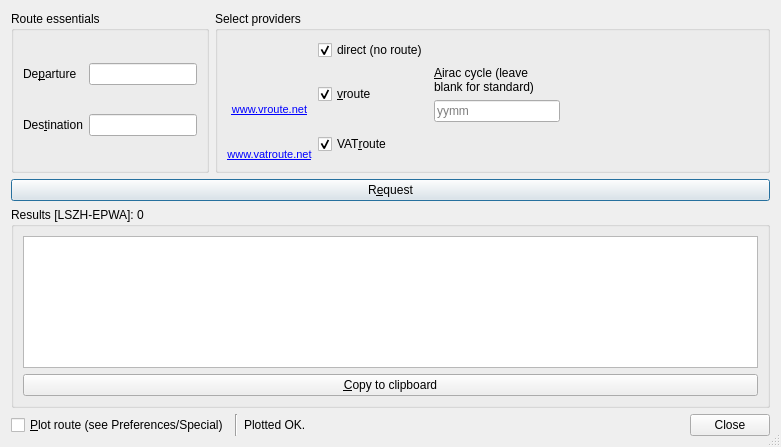
<?xml version="1.0" encoding="UTF-8"?>
<ui version="4.0">
 <class>PlanFlightDialog</class>
 <widget class="QDialog" name="PlanFlightDialog">
  <property name="geometry">
   <rect>
    <x>0</x>
    <y>0</y>
    <width>781</width>
    <height>447</height>
   </rect>
  </property>
  <property name="windowTitle">
   <string>Routes</string>
  </property>
  <property name="windowIcon">
   <iconset resource="Resources.qrc">
    <normaloff>:/icons/qutescoop.png</normaloff>:/icons/qutescoop.png</iconset>
  </property>
  <property name="sizeGripEnabled">
   <bool>true</bool>
  </property>
  <layout class="QVBoxLayout" name="verticalLayout_2">
   <item>
    <layout class="QHBoxLayout" name="horizontalLayout_4">
     <item>
      <widget class="QGroupBox" name="groupBox">
       <property name="title">
        <string>Route essentials</string>
       </property>
       <layout class="QGridLayout" name="gridLayout_2">
        <item row="0" column="0">
         <widget class="QLabel" name="lblDep">
          <property name="text">
           <string>De&amp;parture</string>
          </property>
          <property name="buddy">
           <cstring>edDep</cstring>
          </property>
         </widget>
        </item>
        <item row="0" column="3">
         <widget class="QLineEdit" name="edDep">
          <property name="maxLength">
           <number>4</number>
          </property>
         </widget>
        </item>
        <item row="1" column="0">
         <widget class="QLabel" name="lblDest">
          <property name="text">
           <string>Des&amp;tination</string>
          </property>
          <property name="buddy">
           <cstring>edDest</cstring>
          </property>
         </widget>
        </item>
        <item row="1" column="3">
         <widget class="QLineEdit" name="edDest">
          <property name="maxLength">
           <number>4</number>
          </property>
         </widget>
        </item>
       </layout>
      </widget>
     </item>
     <item>
      <widget class="QGroupBox" name="groupBox_2">
       <property name="sizePolicy">
        <sizepolicy hsizetype="Preferred" vsizetype="Preferred">
         <horstretch>5</horstretch>
         <verstretch>0</verstretch>
        </sizepolicy>
       </property>
       <property name="title">
        <string>Select providers</string>
       </property>
       <layout class="QGridLayout" name="gridLayout">
        <item row="0" column="2">
         <widget class="QCheckBox" name="cbGenerated">
          <property name="text">
           <string>direct (no route)</string>
          </property>
          <property name="checked">
           <bool>true</bool>
          </property>
         </widget>
        </item>
        <item row="14" column="2">
         <widget class="QCheckBox" name="cbVatroute">
          <property name="text">
           <string>VAT&amp;route</string>
          </property>
          <property name="checked">
           <bool>true</bool>
          </property>
         </widget>
        </item>
        <item row="6" column="2">
         <widget class="QCheckBox" name="cbVroute">
          <property name="text">
           <string>&amp;vroute</string>
          </property>
          <property name="checked">
           <bool>true</bool>
          </property>
         </widget>
        </item>
        <item row="6" column="4">
         <layout class="QVBoxLayout" name="verticalLayout_3">
          <item>
           <widget class="QLabel" name="lblAirac">
            <property name="text">
             <string>&amp;Airac cycle (leave blank for standard)</string>
            </property>
            <property name="wordWrap">
             <bool>true</bool>
            </property>
            <property name="buddy">
             <cstring>edCycle</cstring>
            </property>
           </widget>
          </item>
          <item>
           <widget class="QLineEdit" name="edCycle">
            <property name="maxLength">
             <number>4</number>
            </property>
            <property name="placeholderText">
             <string>yymm</string>
            </property>
           </widget>
          </item>
         </layout>
        </item>
        <item row="0" column="5">
         <widget class="QLabel" name="lblGeneratedStatus">
          <property name="sizePolicy">
           <sizepolicy hsizetype="Preferred" vsizetype="Preferred">
            <horstretch>2</horstretch>
            <verstretch>0</verstretch>
           </sizepolicy>
          </property>
          <property name="font">
           <font>
            <italic>true</italic>
           </font>
          </property>
          <property name="text">
           <string/>
          </property>
          <property name="wordWrap">
           <bool>true</bool>
          </property>
         </widget>
        </item>
        <item row="6" column="5">
         <widget class="QLabel" name="lblVrouteStatus">
          <property name="sizePolicy">
           <sizepolicy hsizetype="Preferred" vsizetype="Preferred">
            <horstretch>2</horstretch>
            <verstretch>0</verstretch>
           </sizepolicy>
          </property>
          <property name="font">
           <font>
            <italic>true</italic>
           </font>
          </property>
          <property name="text">
           <string/>
          </property>
          <property name="wordWrap">
           <bool>true</bool>
          </property>
         </widget>
        </item>
        <item row="14" column="5">
         <widget class="QLabel" name="lblVatrouteStatus">
          <property name="sizePolicy">
           <sizepolicy hsizetype="Preferred" vsizetype="Preferred">
            <horstretch>2</horstretch>
            <verstretch>0</verstretch>
           </sizepolicy>
          </property>
          <property name="font">
           <font>
            <italic>true</italic>
           </font>
          </property>
          <property name="text">
           <string/>
          </property>
          <property name="wordWrap">
           <bool>true</bool>
          </property>
         </widget>
        </item>
        <item row="6" column="0">
         <layout class="QVBoxLayout" name="verticalLayout_5">
          <item>
           <widget class="QLabel" name="pixVroute">
            <property name="text">
             <string/>
            </property>
            <property name="pixmap">
             <pixmap resource="Resources.qrc">:/routeproviders/images/vroute.png</pixmap>
            </property>
           </widget>
          </item>
          <item>
           <widget class="QLabel" name="lblVroute">
            <property name="text">
             <string>&lt;!DOCTYPE HTML PUBLIC &quot;-//W3C//DTD HTML 4.0//EN&quot; &quot;http://www.w3.org/TR/REC-html40/strict.dtd&quot;&gt;
&lt;html&gt;&lt;head&gt;&lt;meta name=&quot;qrichtext&quot; content=&quot;1&quot; /&gt;&lt;style type=&quot;text/css&quot;&gt;
p, li { white-space: pre-wrap; }
&lt;/style&gt;&lt;/head&gt;&lt;body style=&quot; font-family:'MS Shell Dlg 2'; font-size:8.25pt; font-weight:400; font-style:normal;&quot;&gt;
&lt;p align=&quot;center&quot; style=&quot; margin-top:0px; margin-bottom:0px; margin-left:0px; margin-right:0px; -qt-block-indent:0; text-indent:0px;&quot;&gt;&lt;a href=&quot;http://www.vroute.net&quot;&gt;&lt;span style=&quot; font-size:8pt; text-decoration: underline; color:#0000ff;&quot;&gt;www.vroute.net&lt;/span&gt;&lt;/a&gt;&lt;/p&gt;&lt;/body&gt;&lt;/html&gt;</string>
            </property>
            <property name="textFormat">
             <enum>Qt::RichText</enum>
            </property>
            <property name="openExternalLinks">
             <bool>true</bool>
            </property>
            <property name="textInteractionFlags">
             <set>Qt::LinksAccessibleByKeyboard|Qt::LinksAccessibleByMouse</set>
            </property>
            <property name="buddy">
             <cstring>cbVroute</cstring>
            </property>
           </widget>
          </item>
         </layout>
        </item>
        <item row="14" column="0">
         <layout class="QVBoxLayout" name="verticalLayout_6">
          <item>
           <widget class="QLabel" name="pixVatroute">
            <property name="text">
             <string/>
            </property>
            <property name="pixmap">
             <pixmap resource="Resources.qrc">:/routeproviders/images/vatroute.png</pixmap>
            </property>
           </widget>
          </item>
          <item>
           <widget class="QLabel" name="lblVatroute">
            <property name="text">
             <string>&lt;!DOCTYPE HTML PUBLIC &quot;-//W3C//DTD HTML 4.0//EN&quot; &quot;http://www.w3.org/TR/REC-html40/strict.dtd&quot;&gt;
&lt;html&gt;&lt;head&gt;&lt;meta name=&quot;qrichtext&quot; content=&quot;1&quot; /&gt;&lt;style type=&quot;text/css&quot;&gt;
p, li { white-space: pre-wrap; }
&lt;/style&gt;&lt;/head&gt;&lt;body style=&quot; font-family:'MS Shell Dlg 2'; font-size:8.25pt; font-weight:400; font-style:normal;&quot;&gt;
&lt;p align=&quot;center&quot; style=&quot; margin-top:0px; margin-bottom:0px; margin-left:0px; margin-right:0px; -qt-block-indent:0; text-indent:0px;&quot;&gt;&lt;a href=&quot;http://vatroute.net&quot;&gt;&lt;span style=&quot; font-size:8pt; text-decoration: underline; color:#0000ff;&quot;&gt;www.vatroute.net&lt;/span&gt;&lt;/a&gt;&lt;/p&gt;&lt;/body&gt;&lt;/html&gt;</string>
            </property>
            <property name="openExternalLinks">
             <bool>true</bool>
            </property>
            <property name="textInteractionFlags">
             <set>Qt::LinksAccessibleByKeyboard|Qt::LinksAccessibleByMouse</set>
            </property>
            <property name="buddy">
             <cstring>cbVatroute</cstring>
            </property>
           </widget>
          </item>
         </layout>
        </item>
        <item row="0" column="0">
         <widget class="QLabel" name="pixGenerated">
          <property name="text">
           <string/>
          </property>
          <property name="pixmap">
           <pixmap resource="Resources.qrc">:/icons/qutescoop.png</pixmap>
          </property>
          <property name="alignment">
           <set>Qt::AlignRight|Qt::AlignTrailing|Qt::AlignVCenter</set>
          </property>
          <property name="buddy">
           <cstring>cbGenerated</cstring>
          </property>
         </widget>
        </item>
       </layout>
      </widget>
     </item>
    </layout>
   </item>
   <item>
    <widget class="QPushButton" name="buttonRequest">
     <property name="text">
      <string>R&amp;equest</string>
     </property>
     <property name="autoDefault">
      <bool>false</bool>
     </property>
     <property name="default">
      <bool>true</bool>
     </property>
    </widget>
   </item>
   <item>
    <widget class="QGroupBox" name="gbResults">
     <property name="title">
      <string>Results [LSZH-EPWA]: 0</string>
     </property>
     <layout class="QVBoxLayout" name="verticalLayout">
      <item>
       <widget class="QTreeView" name="treeRoutes">
        <property name="editTriggers">
         <set>QAbstractItemView::NoEditTriggers</set>
        </property>
        <property name="alternatingRowColors">
         <bool>true</bool>
        </property>
        <property name="rootIsDecorated">
         <bool>false</bool>
        </property>
        <property name="itemsExpandable">
         <bool>false</bool>
        </property>
        <property name="sortingEnabled">
         <bool>true</bool>
        </property>
        <property name="wordWrap">
         <bool>true</bool>
        </property>
       </widget>
      </item>
      <item>
       <layout class="QHBoxLayout" name="horizontalLayout_2">
        <item>
         <widget class="QPushButton" name="pbCopyToClipboard">
          <property name="text">
           <string>&amp;Copy to clipboard</string>
          </property>
         </widget>
        </item>
       </layout>
      </item>
     </layout>
    </widget>
   </item>
   <item>
    <layout class="QHBoxLayout" name="horizontalLayout">
     <item>
      <widget class="QCheckBox" name="cbPlot">
       <property name="text">
        <string>&amp;Plot route (see Preferences/Special)</string>
       </property>
      </widget>
     </item>
     <item>
      <widget class="Line" name="linePlotStatus">
       <property name="orientation">
        <enum>Qt::Vertical</enum>
       </property>
      </widget>
     </item>
     <item>
      <widget class="QLabel" name="lblPlotStatus">
       <property name="sizePolicy">
        <sizepolicy hsizetype="Preferred" vsizetype="Preferred">
         <horstretch>1</horstretch>
         <verstretch>0</verstretch>
        </sizepolicy>
       </property>
       <property name="text">
        <string>Plotted OK.</string>
       </property>
       <property name="wordWrap">
        <bool>true</bool>
       </property>
       <property name="textInteractionFlags">
        <set>Qt::LinksAccessibleByMouse|Qt::TextSelectableByKeyboard|Qt::TextSelectableByMouse</set>
       </property>
      </widget>
     </item>
     <item>
      <widget class="QDialogButtonBox" name="buttonBox">
       <property name="standardButtons">
        <set>QDialogButtonBox::Close</set>
       </property>
      </widget>
     </item>
    </layout>
   </item>
  </layout>
 </widget>
 <tabstops>
  <tabstop>edDep</tabstop>
  <tabstop>edDest</tabstop>
  <tabstop>cbGenerated</tabstop>
  <tabstop>cbVroute</tabstop>
  <tabstop>cbVatroute</tabstop>
  <tabstop>edCycle</tabstop>
  <tabstop>buttonRequest</tabstop>
  <tabstop>treeRoutes</tabstop>
  <tabstop>pbCopyToClipboard</tabstop>
  <tabstop>cbPlot</tabstop>
  <tabstop>buttonBox</tabstop>
 </tabstops>
 <resources>
  <include location="Resources.qrc"/>
 </resources>
 <connections>
  <connection>
   <sender>buttonBox</sender>
   <signal>clicked(QAbstractButton*)</signal>
   <receiver>PlanFlightDialog</receiver>
   <slot>close()</slot>
   <hints>
    <hint type="sourcelabel">
     <x>770</x>
     <y>436</y>
    </hint>
    <hint type="destinationlabel">
     <x>439</x>
     <y>446</y>
    </hint>
   </hints>
  </connection>
  <connection>
   <sender>cbVatroute</sender>
   <signal>toggled(bool)</signal>
   <receiver>pixVatroute</receiver>
   <slot>setEnabled(bool)</slot>
   <hints>
    <hint type="sourcelabel">
     <x>356</x>
     <y>155</y>
    </hint>
    <hint type="destinationlabel">
     <x>272</x>
     <y>150</y>
    </hint>
   </hints>
  </connection>
  <connection>
   <sender>cbVroute</sender>
   <signal>toggled(bool)</signal>
   <receiver>pixVroute</receiver>
   <slot>setEnabled(bool)</slot>
   <hints>
    <hint type="sourcelabel">
     <x>345</x>
     <y>96</y>
    </hint>
    <hint type="destinationlabel">
     <x>280</x>
     <y>90</y>
    </hint>
   </hints>
  </connection>
  <connection>
   <sender>cbVroute</sender>
   <signal>toggled(bool)</signal>
   <receiver>edCycle</receiver>
   <slot>setEnabled(bool)</slot>
   <hints>
    <hint type="sourcelabel">
     <x>385</x>
     <y>104</y>
    </hint>
    <hint type="destinationlabel">
     <x>445</x>
     <y>118</y>
    </hint>
   </hints>
  </connection>
  <connection>
   <sender>cbGenerated</sender>
   <signal>toggled(bool)</signal>
   <receiver>pixGenerated</receiver>
   <slot>setEnabled(bool)</slot>
   <hints>
    <hint type="sourcelabel">
     <x>353</x>
     <y>44</y>
    </hint>
    <hint type="destinationlabel">
     <x>311</x>
     <y>46</y>
    </hint>
   </hints>
  </connection>
 </connections>
</ui>
